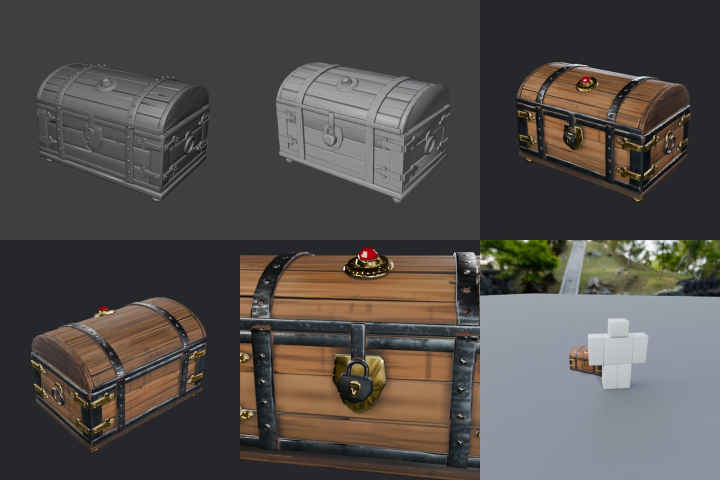
#> input picture roblox-modeling/references/sheets/chest.jpg, 1440 x 960 px (shown at 1/2 size)
$ python circle_texture.py ../../roblox-modeling/references/sheets/chest.jpg out.png
#> lines starting #> are read from the running program, lines starting #| are printed output that depends on the picture; after the words box and inside, x2 and y2 are one past the last pixel; in counts of white or black regions, pixels touching at a corner belong together
import sys
import numpy as np
from PIL import Image, ImageFilter

src = sys.argv[1]
out = sys.argv[2]
im = np.asarray(Image.open(src).convert("RGB")).astype(np.float32)
h, w, _ = im.shape
#> h = 960; w = 1440
r, g, b = im[..., 0], im[..., 1], im[..., 2]
lum = 0.299 * r + 0.587 * g + 0.114 * b
sat = im.max(axis=2) - im.min(axis=2)

disc = (sat < 18) & (lum > 150)
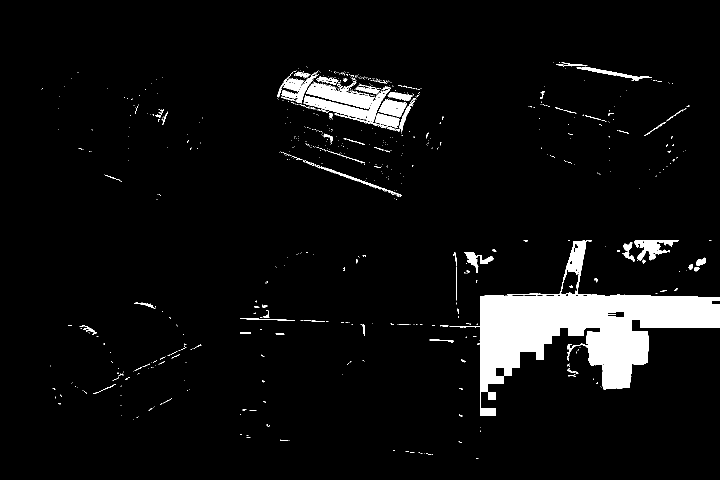
#> disc: shape (960, 1440) bool (shown at 1/2 size); 5.7% white; 744 white regions (655 under 20 px), largest, box (x1, y1, x2, y2) and area: (899, 480, 1440, 832) 56862, (607, 165, 792, 261) 6397, (1269, 480, 1357, 521) 1598
ys, xs = np.nonzero(disc)
cy, cx = h / 2, w / 2
#> cy = 480; cx = 720
d = np.hypot(ys - cy, xs - cx)
keep = d < min(h, w) * 0.3
ys, xs = ys[keep], xs[keep]
#> ys = 10599 values from 193 to 748; xs = 10599 values, max 992 at index 8027, min 480 at index 9911, mean 761.4
cx, cy = xs.mean(), ys.mean()
#> cx = 761.4; cy = 323.6
dark = (lum < 120)
#> dark: shape (960, 1440) bool; 77.7% white; 1252 black regions (999 under 20 px), largest, box (x1, y1, x2, y2) and area: (776, 480, 1440, 960) 183817, (552, 127, 857, 398) 44213, (549, 556, 909, 603) 8816
yy, xx = np.mgrid[0:h, 0:w]
rr = np.hypot(yy - cy, xx - cx)
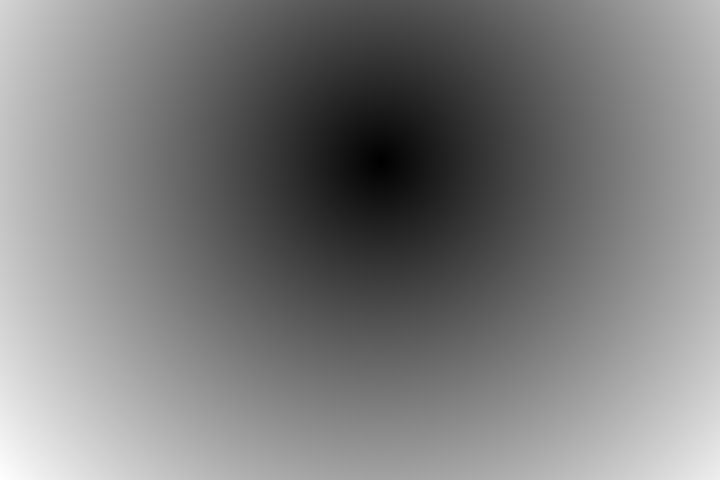
#> rr: shape (960, 1440) float64 (shown at 1/2 size); min 0.6, max 991.7, mean 485.9; drawn with min black and max white
ring = dark & (rr < min(h, w) * 0.3)
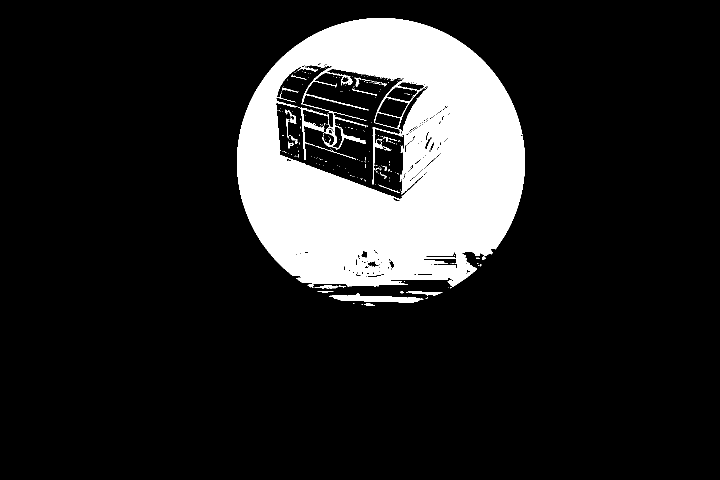
#> ring: shape (960, 1440) bool (shown at 1/2 size); 14.5% white; 267 white regions (235 under 20 px), largest, box (x1, y1, x2, y2) and area: (474, 36, 1050, 577) 195672, (658, 587, 847, 606) 1779, (600, 215, 658, 320) 840
R = np.percentile(rr[ring], 99.5)
#> R = 287.4
print(f"centre {cx:.1f} {cy:.1f} radius {R:.1f} px")
#| centre 761.4 323.6 radius 287.4 px

pad = R * 1.04
#> pad = 298.9
box = (int(cx - pad), int(cy - pad), int(cx + pad), int(cy + pad))
#> box = (462, 24, 1060, 622)
N = 512
crop = Image.fromarray(lum.astype(np.uint8)).crop(box).resize((N, N), Image.LANCZOS)
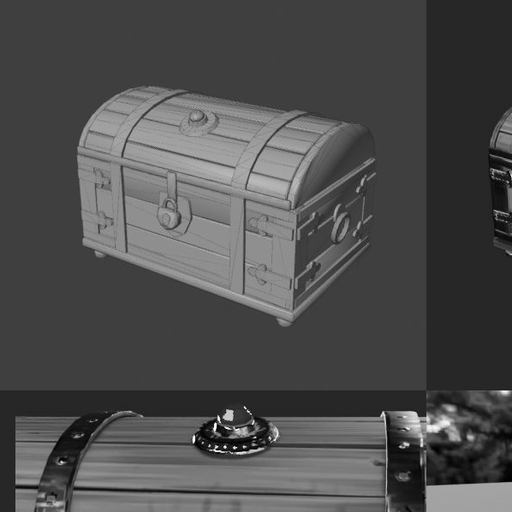
#> crop: PIL image 512x512 L; min 0, max 255, mean 77.4
L = np.asarray(crop).astype(np.float32)
alpha = np.clip((215 - L) / 150, 0, 1)
yy, xx = np.mgrid[0:N, 0:N]
rn = np.hypot(yy - (N - 1) / 2, xx - (N - 1) / 2) / (N / 2 / 1.04)
alpha[rn > 1.01] = 0


def save(a, name):
#> called with name = 'circle_lines'
    a = np.clip(a, 0, 1)
    rgba = np.zeros((N, N, 4), np.uint8)
    rgba[..., :3] = 255
    rgba[..., 3] = (a * 255).astype(np.uint8)
    Image.fromarray(rgba, "RGBA").save(f"{out}/{name}.png")
    print(name, f"coverage {a.mean():.3f}")
#| circle_lines coverage 0.635


save(alpha, "circle_lines")
glow = Image.fromarray((alpha * 255).astype(np.uint8)).filter(ImageFilter.GaussianBlur(5))
glow = np.asarray(glow).astype(np.float32) / 255 * 1.3
#> glow: shape (512, 512) float32
save(glow, "circle_glow")
#| circle_glow coverage 0.692
split = 0.79
save(alpha * (rn >= split), "circle_band")
#| circle_band coverage 0.264
save(alpha * (rn < split), "circle_core")
#> call 4 of save, with name = 'circle_core'
#> in save (call 4), `a = np.clip(a, 0, 1)`:
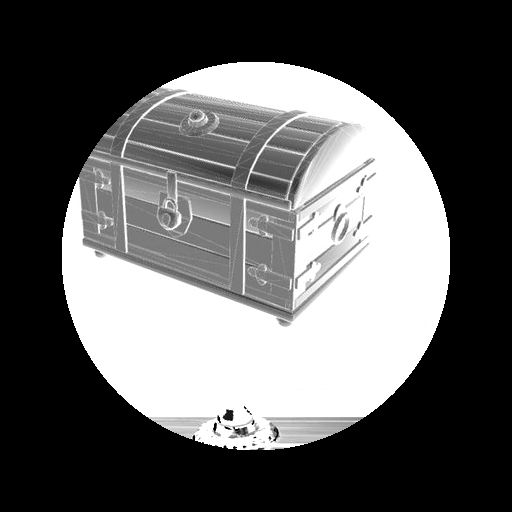
#> a: shape (512, 512) float32; min 0, max 1, mean 0.371
#| circle_core coverage 0.371

prev = np.zeros((N, N * 4, 3), np.uint8)
prev[:] = (30, 24, 44)
for i, a in enumerate([alpha, np.clip(glow, 0, 1), alpha * (rn >= split), alpha * (rn < split)]):
    tile = (np.array([30, 24, 44]) * (1 - a[..., None]) + np.array([245, 240, 255]) * a[..., None]).astype(np.uint8)
    prev[:, i * N:(i + 1) * N] = tile
#> this loop made 4 passes
#> pass 1, `tile = (np.array([30, 24, 44]) * (1 - a[..., None]) + np.array([245, 2..`:
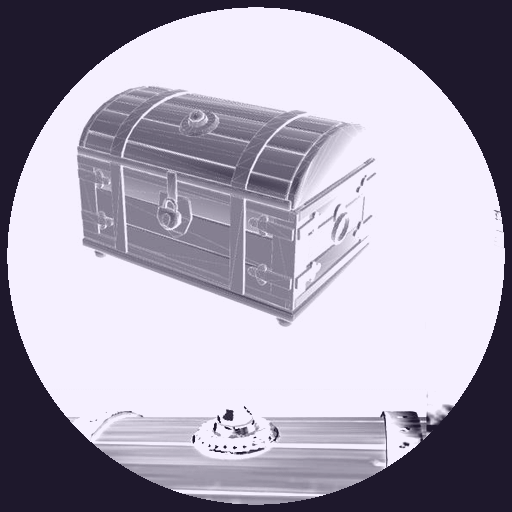
#> tile: shape (512, 512, 3); mean of channels 0, 1, 2 166.4, 161, 177.9; drawn as R, G, B
Image.fromarray(prev).resize((N * 2, N // 2)).save(f"{out}/circle_preview.png")
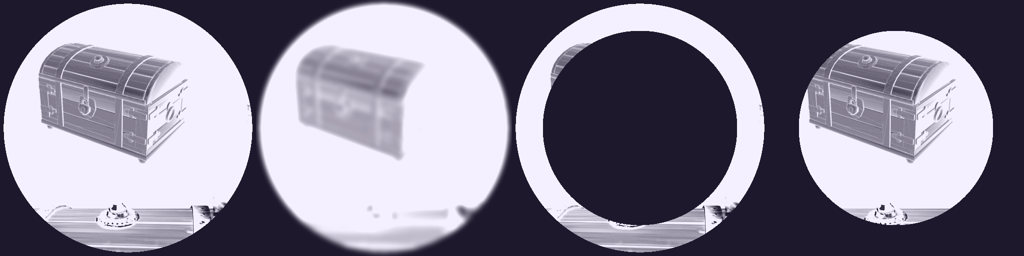
#> saved as circle_preview.png: PIL image 1024x256 RGB; mean R, G, B 135.4, 129.9, 147.3

$ run again, on roblox-modeling/references/sheets/rock.jpg
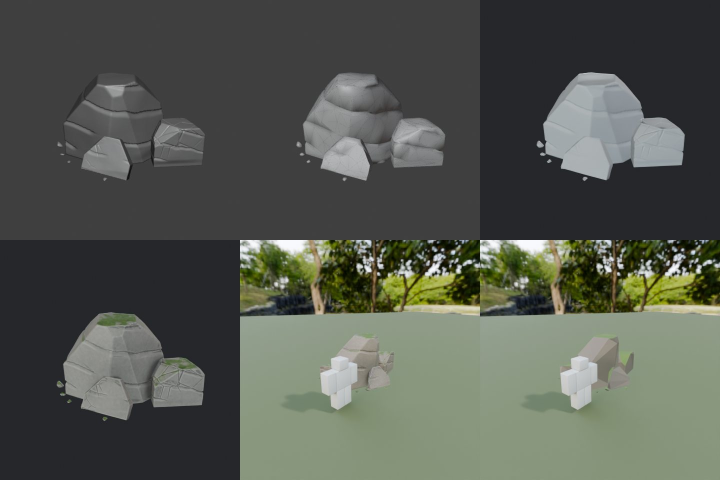
#> input picture roblox-modeling/references/sheets/rock.jpg, 1440 x 960 px (shown at 1/2 size)
#> `disc = (sat < 18) & (lum > 150)`:
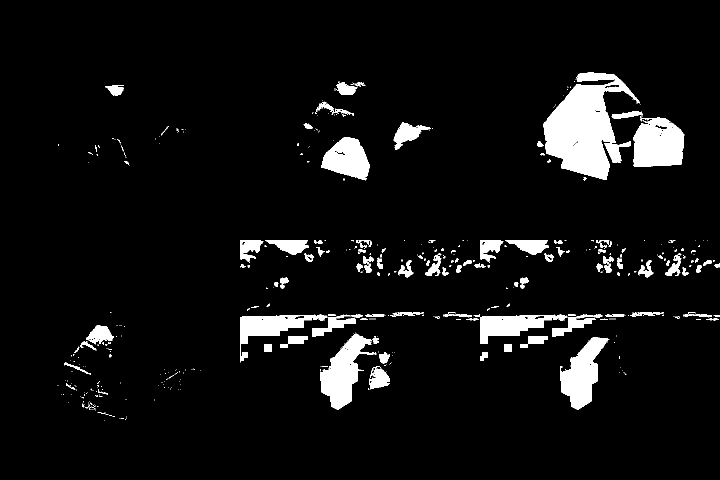
#> disc: shape (960, 1440) bool (shown at 1/2 size); 6.4% white; 513 white regions (386 under 20 px), largest, box (x1, y1, x2, y2) and area: (1087, 145, 1280, 360) 21694, (1267, 235, 1369, 334) 8180, (640, 668, 753, 820) 7414
#> `cx, cy = xs.mean(), ys.mean()`: cx = 687.8; cy = 537.6
#> dark: shape (960, 1440) bool; 66.7% white; 325 black regions (208 under 20 px), largest, box (x1, y1, x2, y2) and area: (480, 480, 1440, 960) 339645, (1087, 145, 1369, 360) 39488, (127, 625, 320, 840) 20295
#> ring: shape (960, 1440) bool; 10.9% white; 98 white regions (80 under 20 px), largest, box (x1, y1, x2, y2) and area: (400, 251, 976, 736) 148820, (715, 732, 745, 773) 307, (678, 805, 704, 824) 203
#> R = 287.2
#| centre 687.8 537.6 radius 287.2 px
#> pad = 298.7
#> box = (389, 238, 986, 836)
#| circle_lines coverage 0.542
#| circle_glow coverage 0.611
#| circle_band coverage 0.210
#| circle_core coverage 0.333
#> the loop `for i, a in enumerate([alpha, np.clip(glow, 0, 1), alpha * (rn >= spli..` made 4 passes
#> `Image.fromarray(prev).resize((N * 2, N // 2)).save(f"{out}/circle_prev..`:
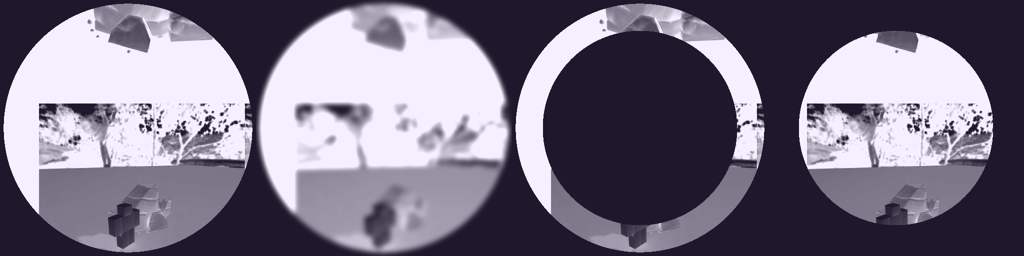
#> saved as circle_preview.png: PIL image 1024x256 RGB; mean R, G, B 121, 115.4, 133.2

$ run again, on roblox-modeling/references/sheets/sword.jpg
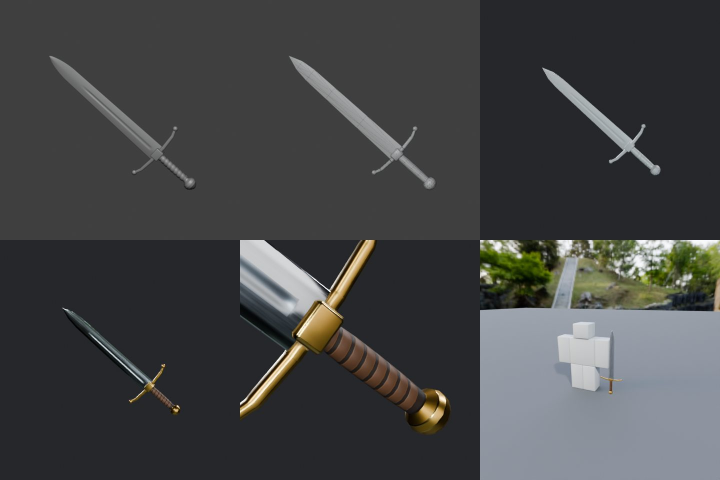
#> input picture roblox-modeling/references/sheets/sword.jpg, 1440 x 960 px (shown at 1/2 size)
#> `disc = (sat < 18) & (lum > 150)`:
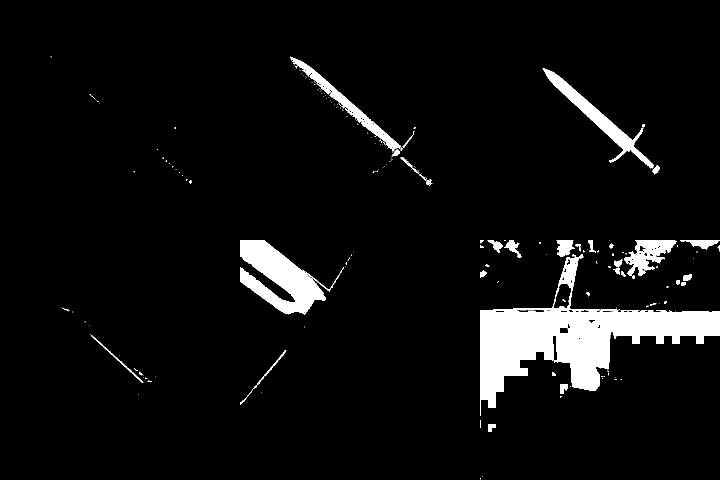
#> disc: shape (960, 1440) bool (shown at 1/2 size); 5.8% white; 203 white regions (158 under 20 px), largest, box (x1, y1, x2, y2) and area: (960, 509, 1440, 832) 47923, (480, 480, 688, 629) 13179, (1085, 136, 1308, 337) 6099
#> ys = 16896 values from 194 to 718; xs = 16896 values, max 1005 at index 3851, min 480 at index 2958, mean 608.5
#> `cx, cy = xs.mean(), ys.mean()`: cx = 608.5; cy = 502.5
#> dark: shape (960, 1440) bool; 83.2% white; 138 black regions (82 under 20 px), largest, box (x1, y1, x2, y2) and area: (960, 480, 1440, 960) 171276, (480, 480, 749, 678) 20507, (579, 112, 830, 322) 8394
#> ring: shape (960, 1440) bool; 16.8% white; 15 white regions (13 under 20 px), largest, box (x1, y1, x2, y2) and area: (321, 215, 897, 791) 232634, (777, 269, 806, 296) 60
#> R = 287.3
#| centre 608.5 502.5 radius 287.3 px
#> pad = 298.8
#> box = (309, 203, 907, 801)
#| circle_lines coverage 0.677
#| circle_glow coverage 0.706
#| circle_band coverage 0.275
#| circle_core coverage 0.402
#> the loop `for i, a in enumerate([alpha, np.clip(glow, 0, 1), alpha * (rn >= spli..` made 4 passes
#> `Image.fromarray(prev).resize((N * 2, N // 2)).save(f"{out}/circle_prev..`:
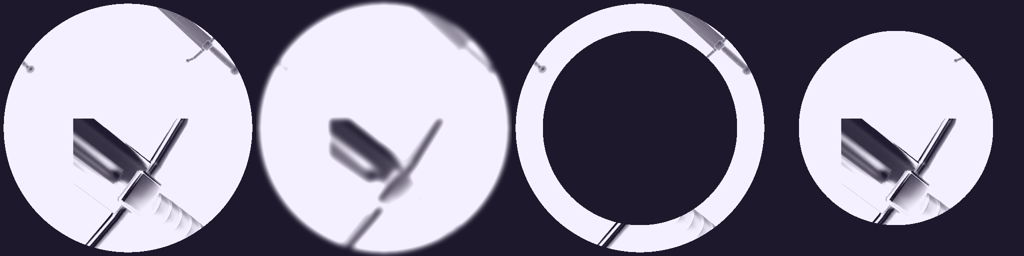
#> saved as circle_preview.png: PIL image 1024x256 RGB; mean R, G, B 140.7, 135.2, 152.6
